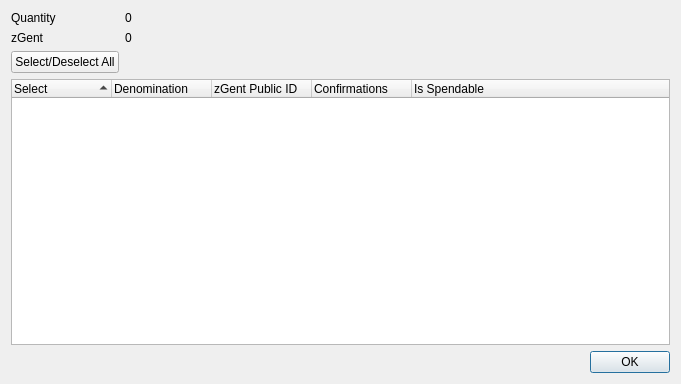
<?xml version="1.0" encoding="UTF-8"?>
<ui version="4.0">
 <class>ZGentControlDialog</class>
 <widget class="QDialog" name="ZGentControlDialog">
  <property name="geometry">
   <rect>
    <x>0</x>
    <y>0</y>
    <width>681</width>
    <height>384</height>
   </rect>
  </property>
  <property name="minimumSize">
   <size>
    <width>681</width>
    <height>384</height>
   </size>
  </property>
  <property name="windowTitle">
   <string>Select zGent to Spend</string>
  </property>
  <layout class="QGridLayout" name="gridLayout">
   <item row="0" column="0">
    <layout class="QFormLayout" name="formLayout">
     <property name="sizeConstraint">
      <enum>QLayout::SetDefaultConstraint</enum>
     </property>
     <item row="0" column="0">
      <widget class="QLabel" name="labelQuantity">
       <property name="text">
        <string>Quantity</string>
       </property>
      </widget>
     </item>
     <item row="0" column="1">
      <widget class="QLabel" name="labelQuantity_int">
       <property name="text">
        <string>0</string>
       </property>
      </widget>
     </item>
     <item row="1" column="0">
      <widget class="QLabel" name="labelZGent">
       <property name="text">
        <string>zGent</string>
       </property>
      </widget>
     </item>
     <item row="1" column="1">
      <widget class="QLabel" name="labelZGent_int">
       <property name="text">
        <string>0</string>
       </property>
      </widget>
     </item>
     <item row="2" column="0">
      <widget class="QPushButton" name="pushButtonAll">
       <property name="text">
        <string>Select/Deselect All</string>
       </property>
      </widget>
     </item>
    </layout>
   </item>
   <item row="1" column="0">
    <layout class="QVBoxLayout" name="verticalLayout">
     <item>
      <widget class="QTreeWidget" name="treeWidget">
       <property name="minimumSize">
        <size>
         <width>0</width>
         <height>250</height>
        </size>
       </property>
       <property name="alternatingRowColors">
        <bool>true</bool>
       </property>
       <property name="sortingEnabled">
        <bool>true</bool>
       </property>
       <property name="columnCount">
        <number>5</number>
       </property>
       <attribute name="headerDefaultSectionSize">
        <number>100</number>
       </attribute>
       <column>
        <property name="text">
         <string notr="true">Select</string>
        </property>
       </column>
       <column>
        <property name="text">
         <string notr="true">Denomination</string>
        </property>
       </column>
       <column>
        <property name="text">
         <string notr="true">zGent Public ID</string>
        </property>
       </column>
       <column>
        <property name="text">
         <string notr="true">Confirmations</string>
        </property>
       </column>
       <column>
        <property name="text">
         <string>Is Spendable</string>
        </property>
       </column>
      </widget>
     </item>
     <item>
      <widget class="QDialogButtonBox" name="buttonBox">
       <property name="orientation">
        <enum>Qt::Horizontal</enum>
       </property>
       <property name="standardButtons">
        <set>QDialogButtonBox::Ok</set>
       </property>
      </widget>
     </item>
    </layout>
   </item>
  </layout>
 </widget>
 <resources/>
 <connections>
  <connection>
   <sender>buttonBox</sender>
   <signal>accepted()</signal>
   <receiver>ZGentControlDialog</receiver>
   <slot>accept()</slot>
   <hints>
    <hint type="sourcelabel">
     <x>248</x>
     <y>254</y>
    </hint>
    <hint type="destinationlabel">
     <x>157</x>
     <y>274</y>
    </hint>
   </hints>
  </connection>
  <connection>
   <sender>buttonBox</sender>
   <signal>rejected()</signal>
   <receiver>ZGentControlDialog</receiver>
   <slot>reject()</slot>
   <hints>
    <hint type="sourcelabel">
     <x>316</x>
     <y>260</y>
    </hint>
    <hint type="destinationlabel">
     <x>286</x>
     <y>274</y>
    </hint>
   </hints>
  </connection>
 </connections>
</ui>
